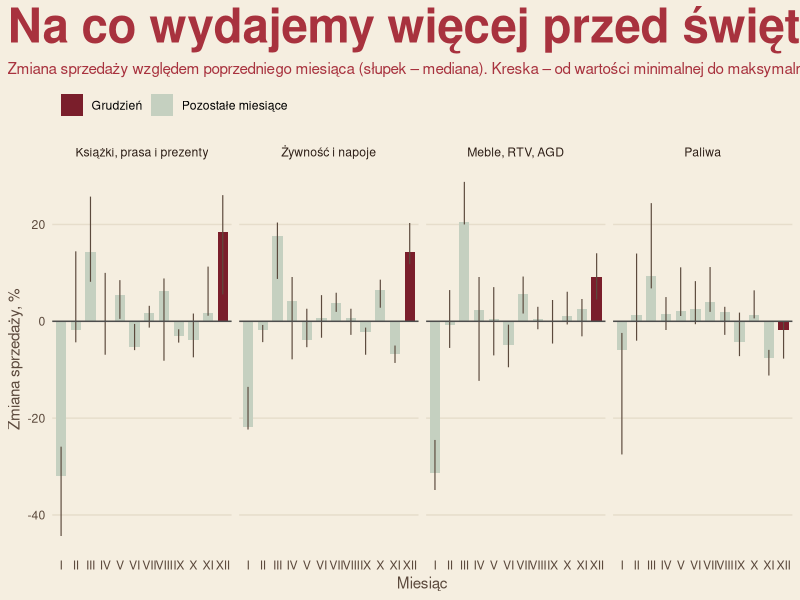

Recreate this plot in R.

### wczytanie danych

library(dplyr)
library(tidyr)
library(ggplot2)

KARTA <- "#F5EEE0"

retail <- read.csv("data/raw/retail_raw.csv",
                   sep = ";",
                   fileEncoding = "UTF-8")


kategorie <- c("furniture, radio, TV and household appliances", 
               "food, beverages and tobacco products",
               "newspapers, books, other sale in specialized stores", 
               "solid, liquid and gaseous fuels")


# usuwamy 2020 i 2026 rok, wybieramy potrzebne kolumny, wybieramy 4 kategorii dla 4 podwykresow,
# usuwamy schowane dane
retail <- retail %>% filter(Year %in% c(2021:2025)) %>% 
      select(Name, Months, Activity.types, Year, Value) %>%
      filter(Activity.types %in% kategorie) %>%
      filter(Value != 0)

cala_polska <-retail %>% 
  group_by(Activity.types, Year, Months) %>%
  summarise(Value = median(Value), .groups = "drop" )
  
wynik <- cala_polska %>%
  group_by(Activity.types, Months) %>%
  summarise(mediana = median(Value) - 100,
            min = min(Value) - 100,
            max = max(Value) - 100,
            .groups = "drop")
wynik <- wynik %>%
  mutate(Months = factor(Months, levels = month.name))

wynik <- wynik %>%
  mutate(Activity.types = recode(Activity.types,
                                 "food, beverages and tobacco products"                = "Żywność i napoje",
                                 "newspapers, books, other sale in specialized stores" = "Książki, prasa i prezenty",
                                 "furniture, radio, TV and household appliances"       = "Meble, RTV, AGD",
                                 "solid, liquid and gaseous fuels"                     = "Paliwa"))
wynik <- wynik %>%
  mutate(wyroznienie = ifelse(Months == "December", "Grudzień", "Pozostałe miesiące"))

wynik <- wynik %>%
  mutate(Activity.types = factor(Activity.types,
                                 levels = c("Książki, prasa i prezenty", "Żywność i napoje", "Meble, RTV, AGD", "Paliwa")))

p <- ggplot(wynik, aes(x = Months, y = mediana, fill = wyroznienie)) +
  geom_col(width = 0.7) +
  facet_wrap(~ Activity.types, nrow = 1) +
  geom_linerange(aes(ymin = min, ymax = max), colour = "#5C4A3D", linewidth = 0.4)+
  geom_hline(yintercept = 0, colour = "grey30") +
  scale_fill_manual(values = c("Grudzień" = "#7A1E2B", "Pozostałe miesiące" = "#C5D0C0"),
                    breaks = c("Grudzień", "Pozostałe miesiące"),
                    name = NULL) +
  scale_x_discrete(labels = c("I","II","III","IV","V","VI",
                                "VII","VIII","IX","X","XI","XII")) +
  labs(title    = "Na co wydajemy więcej przed świętami?",
         subtitle = "Zmiana sprzedaży względem poprzedniego miesiąca (słupek – mediana). Kreska – od wartości minimalnej do maksymalnej w okresie 2021–2025.",
         x = "Miesiąc",
         y = "Zmiana sprzedaży, %",
         )+
    #caption = "Źródło: GUS, Bank Danych Lokalnych"      
  theme_minimal()+
  theme(
    panel.grid.major.x = element_blank(),
    panel.grid.minor   = element_blank(),
    plot.background  = element_rect(fill = KARTA, colour = NA),
    panel.background = element_rect(fill = KARTA, colour = NA),
    plot.subtitle = element_text(colour = "#A8323E"),
    legend.position = "top",
    legend.justification = "left",
    panel.grid.major.y = element_line(colour = "#E6DDCB"),  
    axis.text  = element_text(colour = "#5C4A3D"),          
    axis.title = element_text(colour = "#5C4A3D"),          
    strip.text = element_text(colour = "#2E1F17"),
    plot.title = element_text(family = "Helvetica", face = "bold",
                              size = 34.2, colour = "#A8323E",
                              hjust = 0, lineheight = 0.9,
                              margin = margin(b = 6, unit = "pt")),
    plot.title.position = "plot",
    )
  
ggsave("~/Desktop/wykres_zakupy.png", plot = p,
       width = 44, height = 22, units = "cm", dpi = 300, bg = "transparent")

podglad <- retail %>%
  pivot_wider(names_from = Year, values_from = Value)
